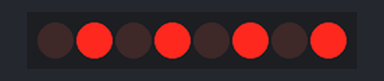
The sketch below on a simulated Arduino Uno, built with avr-gcc and run on an emulated ATmega328P. On the bench: 8 shift-register outputs drawn as a row of LEDs (first output left, lit = HIGH). Wiring (inferred from the names in the program): shift register (74HC595): data pin 4; shift clock pin 5; latch pin 6. Wiring (inferred from the signals the program sends): row of LEDs: on Q0, Q1, Q2, Q3, Q4, Q5, Q6, Q7.

Above: at 0.12 s.
At 2.37 s:
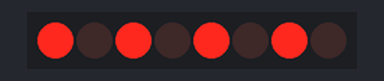
Timing chart, 0 to 3.0 s (numbered marks = the images above):
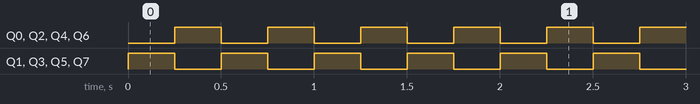

The sketch:

Led_Blink_ShiftResistor_without_Potentiometer_update_1.0.ino
```cpp
int datapin = 4;
int clockpin = 5;
int latchpin = 6;
int masterReset = 3;
int outputEnable = 2;
int delayTime = 250;
int offLED = 250;
int pattern1[15] = {1,2,4,8,16,32,64,128,64,32,16,8,4,2,1};
int pattern2[15] = {1,2,4,8,16,32,64,128,129,65,33,17,9,5,3};
//int pattern[] = {B10101010,B01010101};

int pattern[] = {
                pattern[0] = B10101010,
                pattern[1] = B01010101
                };

byte valcode;

void setup()
{
  pinMode(datapin,OUTPUT);
  pinMode(clockpin,OUTPUT);
  pinMode(latchpin,OUTPUT);
  pinMode(masterReset,OUTPUT);

  digitalWrite(masterReset,HIGH);
  digitalWrite(outputEnable,LOW);
}

void loop()
{ //Loop Open

  //First Loop
  for(int i=0; i<=1; i++)
  {
    valcode = pattern[i];
    //digitalWrite(masterReset,HIGH);
    digitalWrite(latchpin,LOW);
    shiftOut(datapin,clockpin,MSBFIRST,valcode);
    digitalWrite(latchpin,HIGH);
    delay(delayTime);
  }

  //Turn off all LEDs after the loop ends.
  /*
  digitalWrite(outputEnable,HIGH);
  delay(offLED);
  digitalWrite(outputEnable,LOW);
  */
  /*
  //Second Loop
  for(int i=7; i>=0; i--)
  {
    digitalWrite(latchpin,LOW);
    shiftOut(datapin,clockpin,MSBFIRST,pattern1F[i]);
    digitalWrite(latchpin,HIGH);
    delay(delayTime);
  }

  //Turn off all LEDs after the loop ends.
  /*
  digitalWrite(outputEnable,HIGH);
  delay(offLED);
  digitalWrite(outputEnable,LOW);
  */

} //Loop Ends
```

Measured:
- by itself, Q0–7: alternates HIGH for 0.25 s and LOW for 0.25 s
